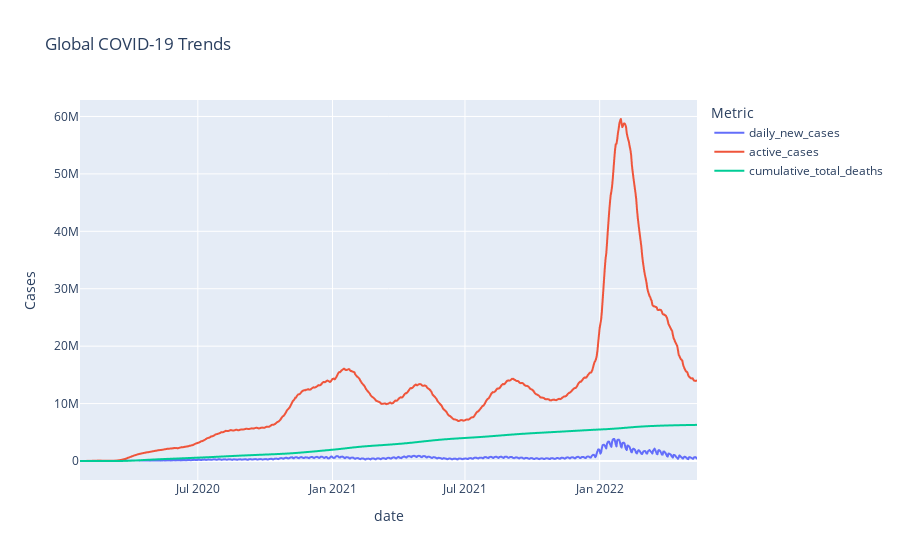

Source (notebook cell):
### Code cell
# visualize the data with Plotly

# Line plot for global confirmed. active cases and deaths over time
fig = px.line(df_global,x='date',y=['daily_new_cases','active_cases','cumulative_total_deaths'], title="Global COVID-19 Trends", labels={'value': 'Cases', 'variable': 'Metric'})
fig.show()

### Figure 1 — Plotly figure (JSON) as saved in the notebook; plotly's stock layout.template omitted (floating-point values rounded to 4 significant figures; data arrays with more than 128 entries replaced by an {"elided": "..."} marker saying what was removed)
{"data": [{"hovertemplate": "Metric=daily_new_cases<br>date=%{x}<br>Cases=%{y}<extra></extra>", "legendgroup": "daily_new_cases", "line": {"color": "#636efa", "dash": "solid"}, "marker": {"symbol": "circle"}, "mode": "lines", "name": "daily_new_cases", "showlegend": true, "type": "scattergl", "x": {"elided": "844 str values"}, "xaxis": "x", "y": {"elided": "844 int values"}, "yaxis": "y"}, {"hovertemplate": "Metric=active_cases<br>date=%{x}<br>Cases=%{y}<extra></extra>", "legendgroup": "active_cases", "line": {"color": "#EF553B", "dash": "solid"}, "marker": {"symbol": "circle"}, "mode": "lines", "name": "active_cases", "showlegend": true, "type": "scattergl", "x": {"elided": "844 str values"}, "xaxis": "x", "y": {"elided": "844 int values"}, "yaxis": "y"}, {"hovertemplate": "Metric=cumulative_total_deaths<br>date=%{x}<br>Cases=%{y}<extra></extra>", "legendgroup": "cumulative_total_deaths", "line": {"color": "#00cc96", "dash": "solid"}, "marker": {"symbol": "circle"}, "mode": "lines", "name": "cumulative_total_deaths", "showlegend": true, "type": "scattergl", "x": {"elided": "844 str values"}, "xaxis": "x", "y": {"elided": "844 int values"}, "yaxis": "y"}], "layout": {"autosize": true, "legend": {"title": {"text": "Metric"}, "tracegroupgap": 0}, "title": {"text": "Global COVID-19 Trends"}, "xaxis": {"anchor": "y", "autorange": true, "domain": [0, 1], "range": ["2020-01-22", "2022-05-14"], "title": {"text": "date"}, "type": "date"}, "yaxis": {"anchor": "x", "autorange": true, "domain": [0, 1], "range": [-3309000.0, 62870000.0], "title": {"text": "Cases"}, "type": "linear"}}}
